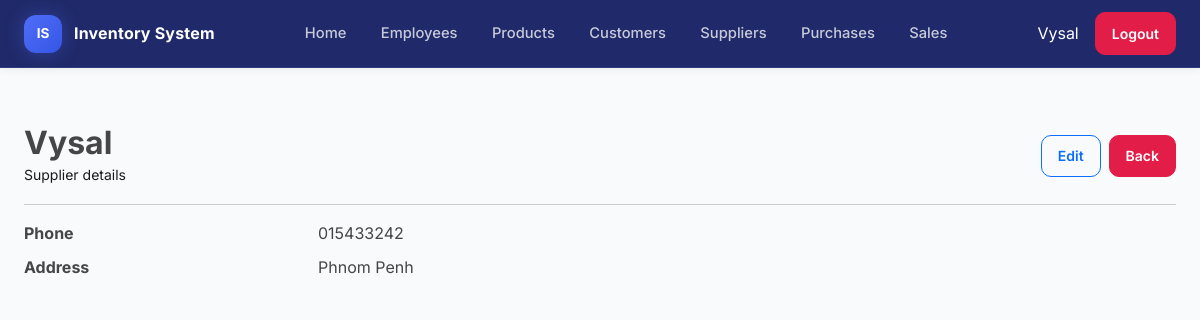
Screenshot of /suppliers/1/ (signed in) with the database file from the repository.
### suppliers/models.py (models this page shows, shortened)
class Supplier(models.Model):
    name = models.CharField(max_length=100)
    phone = models.CharField(max_length=20)
    address = models.TextField(blank=True)
    class Meta:
        ordering = ["name"]

### suppliers/views.py (the view)
# urls.py: path("<int:pk>/", views.supplier_detail, name="supplier_detail"),
@login_required
def supplier_detail(request, pk):
    supplier = get_object_or_404(Supplier, pk=pk)
    return render(request, "suppliers/supplier_detail.html", {"supplier": supplier})

### templates/suppliers/supplier_detail.html (shortened to what this page needs)
{% extends "base.html" %}
{% block content %}
<div class="container">
  <div class="d-flex justify-content-between align-items-center my-3 flex-wrap gap-2">
    <div>
      <h2 class="mb-0">{{ supplier.name }}</h2>
      <small class="text-muted">Supplier details</small>
    </div>
    <div class="d-flex gap-2">
      <a href="{% url 'supplier_update' supplier.id %}"
         class="btn btn-outline-primary btn-sm">
        Edit
      </a>
      <a href="{% url 'supplier_list' %}"
         class="btn btn-link btn-sm">
        Back
      </a>
    </div>
  </div>
  <hr class="heading-rule">
  <dl class="row mb-0">
    <dt class="col-sm-3">Phone</dt>
    <dd class="col-sm-9">
      <span class="fw-semibold">{{ supplier.phone }}</span>
    </dd>
    <dt class="col-sm-3">Address</dt>
    <dd class="col-sm-9">
      {{ supplier.address }}
    </dd>
  </dl>
</div>
{% endblock %}

### templates/partials/_navbar.html (shortened to what this page needs)
{% load static %}
 <nav class="navbar" role="navigation" aria-label="Main navigation">
    <a class="brand" href="{% url 'dashboard_home' %}">
      <div class="logo">IS</div>
      <span class="app-name">Inventory System</span>
    </a>
    <ul class="links" role="list">
      <li><a class="nav-link" href="{% url 'dashboard_home' %}">Home</a></li>
      <li><a class="nav-link" href="{% url 'employee_list' %}">Employees</a></li>
      <li><a class="nav-link" href="{% url 'product_list' %}">Products</a></li>
      <li><a class="nav-link" href="{% url 'customer_list' %}">Customers</a></li>
      <li><a class="nav-link" href="{% url 'supplier_list' %}">Suppliers</a></li>
      <li><a class="nav-link" href="{% url 'purchase_list' %}">Purchases</a></li>
      <li><a class="nav-link" href="{% url 'order_list' %}">Sales</a></li>
    </ul>
    <div class="actions">
      {% if user.is_authenticated %}
        <span class="me-2 text-white">{{ user.username }}</span>
        <form method="post" action="{% url 'logout' %}" class="d-inline">
          <button type="submit" class="btn btn-sm btn-danger d-none d-lg-inline-block">Logout</button>
        </form>
      {% else %}
        <a href="{% url 'login' %}" class="btn btn-sm btn-primary d-none d-lg-inline-block">Login</a>
      {% endif %}
    </div>
  </nav>

### static/css/style.css (style rules this page uses)
:root { --primary: #4f6ef7; --primary-dark: #3555e6; --primary-soft: rgba(79, 110, 247, 0.12); --success: #16a34a; --danger: #e11d48; --warning: #f59e0b; --info: #0ea5e9; --nav-bg1: #ffffff; --nav-bg: #040f57e1; --nav-border: rgba(255, 255, 255, 0.08); --nav-link: rgba(255, 255, 255, 0.75); --nav-link-hover: #ffffff; --body-bg: #f8fafc; --surface: #ffffff; --surface-2: #f1f5f9; --text: #474646; --text-muted: #1a1a1a; --border: #e2e8f0; --radius: 14px; --radius-sm: 10px; --shadow-sm: 0 2px 8px rgba(15, 23, 42, 0.06); --shadow-md: 0 10px 30px rgba(15, 23, 42, 0.08); --navbar-height: 68px; --font-main: 'Inter', -apple-system, BlinkMacSystemFont, 'Segoe UI', sans-serif; }
* { box-sizing: border-box; }
html { scroll-behavior: smooth; }
body { margin: 0; padding: 0; font-family: var(--font-main); background: var(--body-bg); color: var(--text); line-height: 1.6; }
a { color: inherit; }
h1, h2, h3, h4, h5, h6 { font-weight: 700; color: var(--text); margin-top: 0; }
.container, .container-fluid { padding-top: 1rem; padding-bottom: 1rem; }
.navbar { display: flex; align-items: center; justify-content: space-between; gap: 1rem; height: var(--navbar-height); padding: 0 1.5rem; background: var(--nav-bg); border-bottom: 1px solid var(--nav-border); position: sticky; width: 100% !important; top: 0; z-index: 1000; box-shadow: var(--shadow-sm); }
.brand { display: flex; align-items: center; gap: 0.75rem; text-decoration: none; flex-shrink: 0; }
.logo { width: 38px; height: 38px; border-radius: 12px; background: linear-gradient(135deg, var(--primary), var(--primary-dark)); color: white; display: flex; align-items: center; justify-content: center; font-size: 0.85rem; font-weight: 700; box-shadow: 0 0px 18px rgba(79, 110, 247, 0.35); }
.app-name { font-size: 1rem; font-weight: 700; color: #ffffff; letter-spacing: 0.2px; }
.links { display: flex; align-items: center; gap: 0.35rem; list-style: none; margin: 0; padding: 0; }
.nav-link { display: flex; align-items: center; gap: 0.5rem; padding: 0.55rem 0.9rem; border-radius: 10px; color: var(--nav-link); text-decoration: none; font-size: 0.92rem; font-weight: 500; transition: all 0.2s ease; }
.actions { display: flex; align-items: center; gap: 0.5rem; flex-shrink: 0; }
.btn { border-radius: 10px; font-weight: 600; padding: 0.6rem 1rem; transition: all 0.2s ease; }
.btn-danger { background: var(--danger); border-color: var(--danger); }
.btn-link { display: inline-block; background: var(--danger); border: 1px solid var(--danger); color: #ffffff; padding: 0.55rem 1rem; border-radius: 10px; font-weight: 600; text-decoration: none; }
.container, .container-fluid { width: 100%; max-width: 100%; margin: 0 auto; }
.text-muted { color: var(--text-muted) !important; }

### rows the page displays
Supplier: name "Vysal", phone "015433242", address "Phnom Penh"

### other values shown
{{ user.username }} "Vysal"
